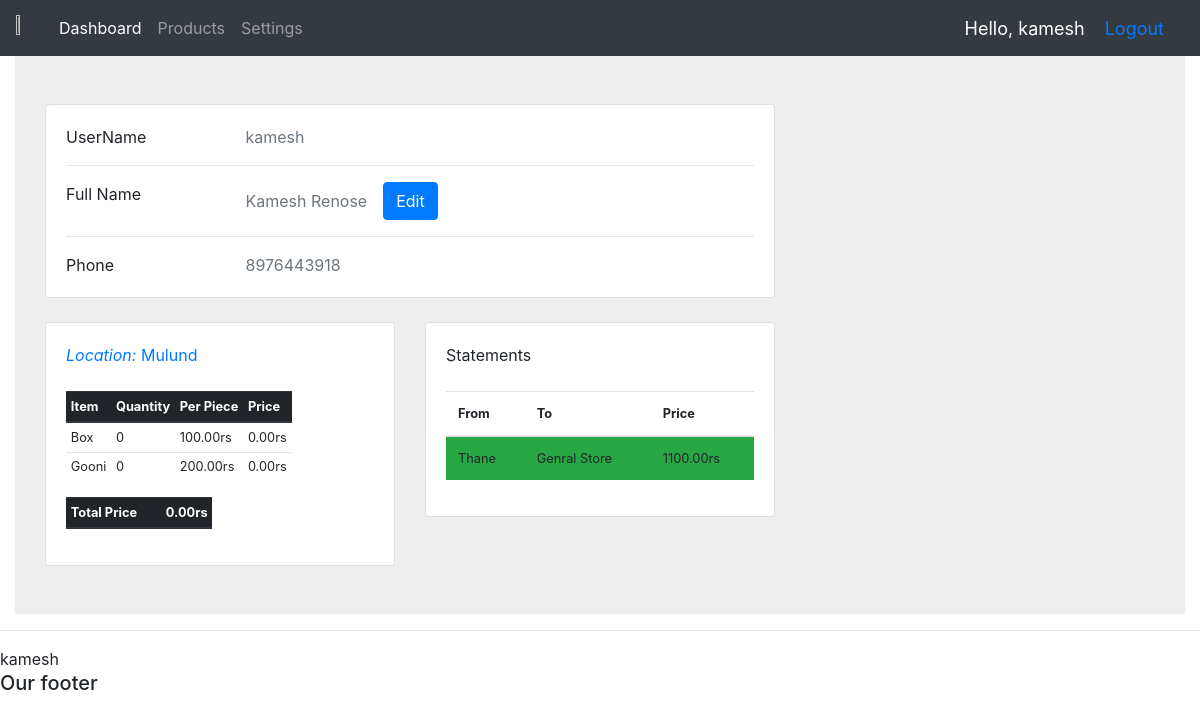
/userInfo/ (signed in), run on the app's committed database.
### accounts/models.py (models this page shows, shortened)
class Person(models.Model):
    user = models.OneToOneField(User, on_delete=models.CASCADE, null=True, blank=True)
    full_name = models.CharField(max_length=50, null=True, blank=True)
    number = models.CharField(max_length=15, null=True, blank=True)
    is_owner = models.BooleanField(default=False)
    def get_statement(self):
        raw_statements = StoreStatement.objects.filter(creator=self).order_by('-created_at')
        statements = []
        color_map = {
            "Approved": "bg-success",
            "Rejected": "bg-danger",
            "Pending": "bg-info",
        }
        for each in raw_statements:
            data = each.get_ST_Info()
            data["status"] = color_map[data["status"]]
            statements.append(data)
        return statements
    def has_location(self):
        try:
            self.location
            return True
        except:
            return False
    def get_assigned_location_name(self):
        if self.has_location():
            return self.location
        else:
            return None
    def inventory_for_assigned_location(self):
        if self.has_location():
            return self.location.get_inevn_data()
        else:
            return None

class Location(models.Model):
    name = models.CharField(max_length=50)
    person = models.OneToOneField(
        Person, on_delete=models.SET_NULL, null=True, blank=True
    )
    def get_inevn_data(self):
        ivent = Inventory.objects.filter(location=self)
        lst = []
        total = 0
        for each in ivent:
            data = {
                "name": each.item.name,
                "quan": each.quantity,
                "per": each.item.price,
                "totP": each.price,
            }
            lst.append(data)
            total += data["totP"]
        return {'total_price': total, 'data':lst}
    def __str__(self):
        return self.name

class Item(models.Model):
    name = models.CharField(max_length=50)
    price = models.DecimalField(max_digits=10, decimal_places=2)

class Store(models.Model):
    name = models.CharField(max_length=50)
    owner = models.CharField(max_length=25, null=True, blank=True)
    phone = models.CharField(max_length=10, null=True, blank=True)
    address = models.CharField(max_length=255, null=True, blank=True)
    location = models.ForeignKey(Location, on_delete=models.CASCADE)
    def __str__(self):
        return self.name

### accounts/views.py (the view)
# urls.py: path('userInfo/', userInfoEmp, name='userInfo'),
@login_required(login_url="login")
def userInfoEmp(request):
    user = User.objects.get(id=request.user.id)
    context = getInfo(user)
    return render(request, "accounts/userInfo.html", context)

### accounts/models.py (called while the page is built)
    @property
    def price(self):
        return self.quantity * self.item.price

    def get_ST_Info(self):
        dataSt = {
            "from": self.warehouse,
            "to": self.customer,
            "creator": self.creator,
            "status": self.status,
            "itemList": self.itemquantity_set.all(),
            "created_at": self.created_at,
            "id": self.id,
        }
        dataSt["price"] = self.price
        return dataSt

    @property
    def price(self):
        return sum(item_quantity.price for item_quantity in self.itemquantity_set.all())

    @property
    def price(self):
        return self.item.price * self.quantity

### accounts/views.py (called while the page is built)
def getInfo(user):
    full_name = user.person.full_name
    phone = user.person.number
    inventory_data = user.person.inventory_for_assigned_location()
    location = user.person.get_assigned_location_name()
    statments = user.person.get_statement()
    context = {
        "id": user.person.id,
        "name": full_name,
        "phone": phone,
        "location": location,
        "inventory": inventory_data,
        "statements": statments,
        "username": user.username,
    }
    return context

### accounts/templates/accounts/userInfo.html (shortened to what this page needs)
{% extends 'accounts/main.html' %}
{% block content %}
<section style="background-color: #eee;">
    <div class="container py-5">
      <div class="row">
        <div class="col-lg-8">
          <div class="card mb-4">
            <div class="card-body">
              <div class="row">
                <div class="col-sm-3">
                  <p class="mb-0">UserName</p>
                </div>
                <div class="col-sm-9 d-flex align-items-center">
                  <p class="text-muted mb-0">{{ request.user }}</p>
                </div>
              </div>
              <hr>
              <div class="row">
                <div class="col-sm-3">
                  <p class="mb-0">Full Name</p>
                </div>
                <div class="col-sm-9 d-flex align-items-center">
                  <p class="text-muted mb-0">{{ name }}</p>
                  {% include 'accounts/editFullName.html' %}
                </div>
              </div>
              <hr>
              <div class="row">
                <div class="col-sm-3">
                  <p class="mb-0">Phone</p>
                </div>
                <div class="col-sm-9 d-flex align-items-center">
                  <p class="text-muted mb-0">{{ phone }}</p>
                </div>
              </div>
            </div>
          </div>
          <div class="row">
            <div class="col-md-6">
              <div class="card mb-4 mb-md-0">
                <div class="card-body">
                    <p class="mb-4"><span class="text-primary font-italic me-1">Location:</span>
                      {% if location %}
                      <a href="{% url 'locationInfo' location.id %}">
                        {{ location }}
                      </a>
                      {% else %}
                      {{ location }}
                      {% endif %}
                    </p>
                  {% if inventory %}
                  <table class="table table-sm table-responsive" style="font-size: 0.8rem;">
                    <thead class="thead-dark">
                      <tr>
                        <th scope="col">Item</th>
                        <th scope="col">Quantity</th>
                        <th scope="col">Per Piece</th>
                        <th scope="col">Price</th>
                      </tr>
                    </thead>
                    <tbody>
                        {% for each in inventory.data %}
                      <tr >
                        <td>{{each.name}}</td>
                        <td>{{each.quan}}</td>
                        <td>{{each.per}}rs</td>
                        <td>{{each.totP}}rs</td>
                      </tr>
                      {% endfor %}
                    </tbody>
                </table>
                <table class="table table-sm table-responsive" style="font-size: 0.8rem;">
                    <thead class="thead-dark">
                      <tr>
                        <th scope="col">Total Price</th>
                        <th scope="col"></th>
                        <th scope="col"></th>
                        <th scope="col">{{inventory.total_price}}rs</th>
                      </tr>
                    </thead>
                </table>
                {% endif %}
                </div>
              </div>
            </div>
            <div class="col-md-6">
              <div class="card mb-4 mb-md-0">
                <div class="card-body">
                  <p class="mb-4"> Statements
                  </p>
                  <table class="table" style="font-size: 0.8rem;">
                    <thead class="thead">
                      <tr>
                        <th scope="col">From</th>
                        <th scope="col">To</th>
                        <th scope="col">Price</th>
                      </tr>
                    </thead>
                    <tbody>
                        {% for each in statements %}
                        <tr class="{{each.status}}" onclick="window.location='/statement/{{each.id}}';" style="cursor:pointer;">
                          <td>{{each.from}}</td>
                          <td>{{each.to}}</td>
                          <td>{{each.price}}rs</td>
                        </tr>
                      {% endfor %}
                    </tbody>
                </table>
                </div>
              </div>
            </div>
          </div>
        </div>
      </div>
    </div>
  </section>
  {% endblock %}

### accounts/templates/accounts/main.html (shortened to what this page needs)
<!doctype html>
<html lang="en">
  <head>
    <link rel="stylesheet" href="https://cdn.jsdelivr.net/npm/bootstrap@4.0.0/dist/css/bootstrap.min.css">
  </head>
  <body>
    {% include 'accounts/navbar.html' %}
    <div class="container-fluid">{% block content %} {% endblock %}</div>
    <hr />
    {{request.user}}
    <h5>Our footer</h5>
  </body>
</html>

### accounts/templates/accounts/navbar.html (shortened to what this page needs)
{% load static %}
<nav class="navbar navbar-expand-lg navbar-dark bg-dark">
  <img src="{% static 'images/logo.jpg' %}" width = "3%" height = "3%" />
  <div class="collapse navbar-collapse" id="navbarNav">
    <ul class="navbar-nav">
      <li class="nav-item active">
        <a class="nav-link" href="{% url 'home' %}">Dashboard</a>
      </li>
      <li class="nav-item">
        <a class="nav-link" href="">Products</a>
      </li>
      <li class="nav-item">
        <a class="nav-link" href="">Settings</a>
      </li>
    </ul>
  </div>
  <span class="hello-msg">Hello, {{request.user}}</span>
  <span class="hello-msg"><a href="{% url 'logout' %}">Logout</a></span>
</nav>

### accounts/templates/accounts/navbar.html (style rules this page uses)
.hello-msg { font-size: 18px; color: #fff; margin-right: 20px; }

### data on the page
Person: full_name "Kamesh Renose", number "8976443918"
Location: name "Mulund"
Item: name "Box", per "100.00"
Item: name "Gooni", per "200.00"
Location: from "Thane", to "Genral Store", price "1100.00"

### other printed values
{{ request.user }} "kamesh"
{{ each.quan }} "0" "0"
{{ each.totP }} "0.00" "0.00"
{{ inventory.total_price }} "0.00"
